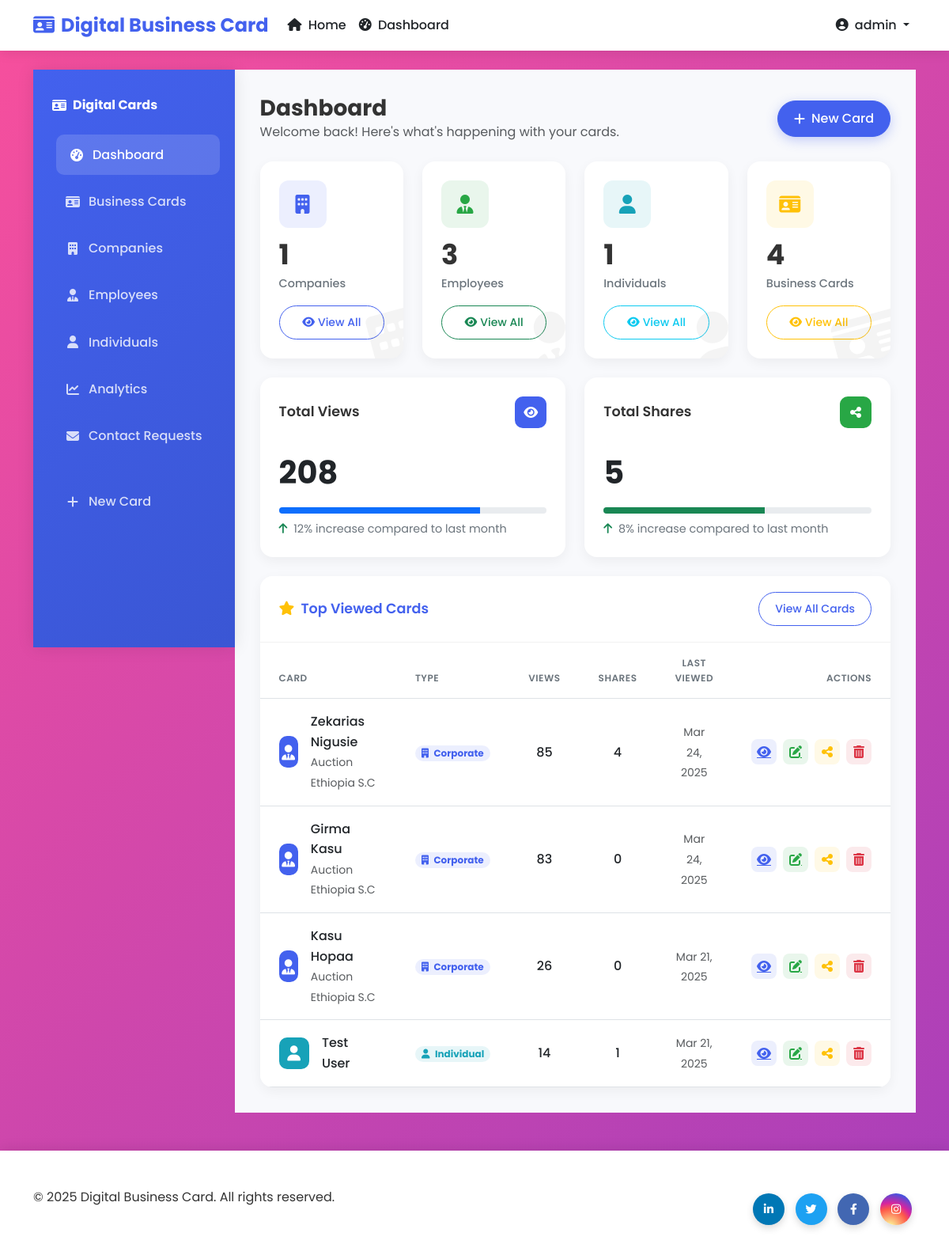
The app's page /dashboard/ (signed in), older data.
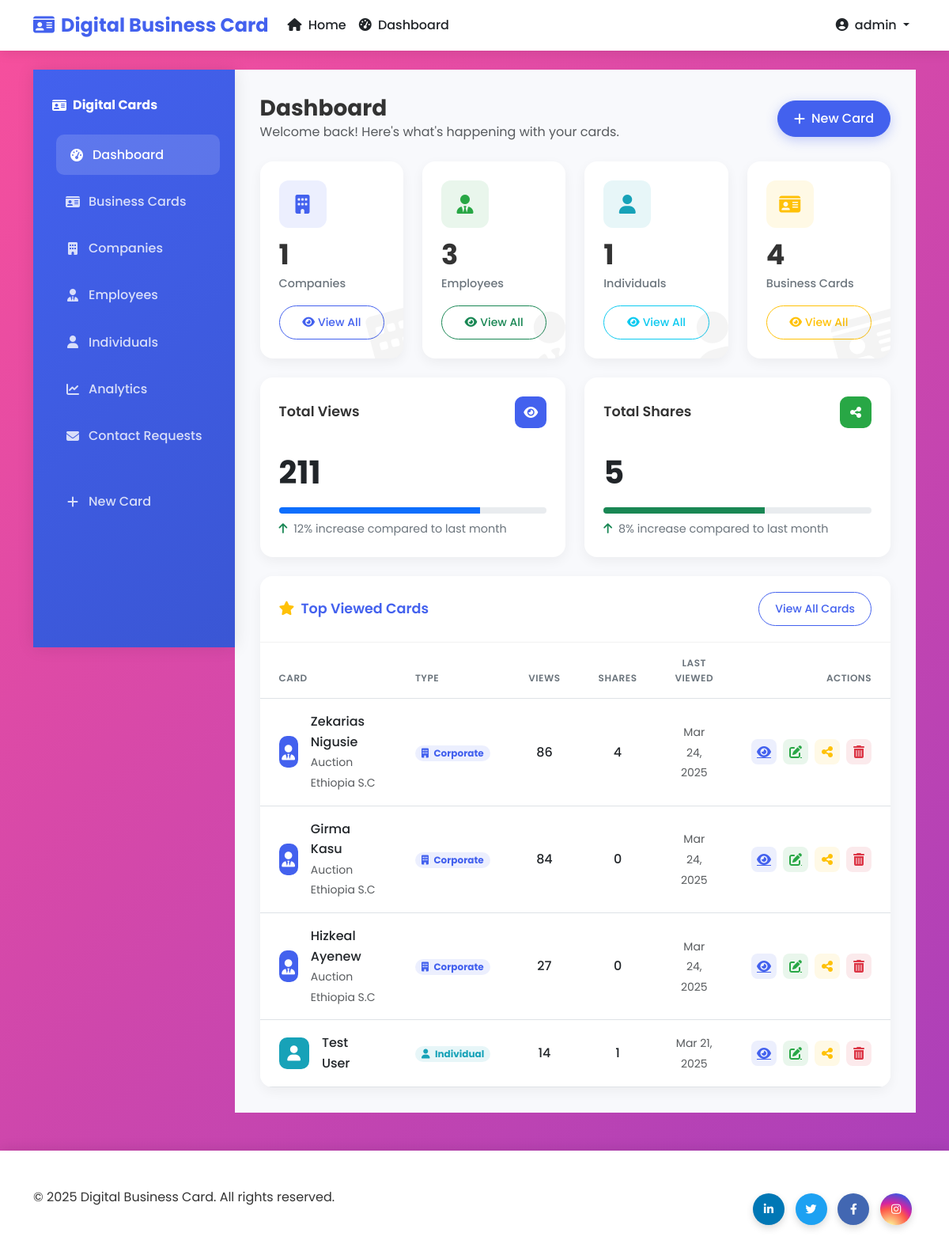
The same page, newer data.
### cards/models.py (models this page shows, shortened)
class BusinessCard(models.Model):
    THEME_CHOICES = [
        ('default', 'Default'),
        ('elegant', 'Elegant'),
        ('modern', 'Modern'),
    ]
    uuid = models.UUIDField(default=uuid.uuid4, editable=False, unique=True)
    employee = models.OneToOneField(Employee, on_delete=models.CASCADE, null=True, blank=True, related_name='business_card')
    individual_client = models.OneToOneField(IndividualClient, on_delete=models.CASCADE, null=True, blank=True, related_name='business_card')
    qr_code = models.ImageField(upload_to='qr_codes/', blank=True)
    views = models.PositiveIntegerField(default=0)
    shares = models.PositiveIntegerField(default=0)
    last_viewed = models.DateTimeField(auto_now=True)
    created_at = models.DateTimeField(auto_now_add=True)
    theme = models.CharField(max_length=20, choices=THEME_CHOICES, default='default')

class Employee(models.Model):
    company = models.ForeignKey(Company, on_delete=models.CASCADE, related_name='employees')
    name = models.CharField(max_length=100)
    job_title = models.CharField(max_length=100)
    phone = models.CharField(max_length=20)
    email = models.EmailField()
    profile_picture = models.ImageField(upload_to='employee_pics/', blank=True)
    linkedin = models.URLField(blank=True)
    twitter = models.URLField(blank=True)
    facebook = models.URLField(blank=True)
    instagram = models.URLField(blank=True)
    created_at = models.DateTimeField(auto_now_add=True)

class Company(models.Model):
    name = models.CharField(max_length=100)
    logo = models.ImageField(upload_to='company_logos/', blank=True)
    address = models.CharField(max_length=200, blank=True)
    phone = models.CharField(max_length=20, blank=True)
    email = models.EmailField(blank=True)
    website = models.URLField(blank=True)
    created_at = models.DateTimeField(auto_now_add=True)
    class Meta:
        verbose_name_plural = "Companies"

### cards/views.py (the view)
# urls.py: path('dashboard/', views.dashboard, name='dashboard'),
@login_required
def dashboard(request):
    total_companies = Company.objects.count()
    total_employees = Employee.objects.count()
    total_individuals = IndividualClient.objects.count()
    total_cards = BusinessCard.objects.count()
    total_views = BusinessCard.objects.aggregate(Sum('views'))['views__sum'] or 0
    total_shares = BusinessCard.objects.aggregate(Sum('shares'))['shares__sum'] or 0
    top_cards = BusinessCard.objects.order_by('-views')[:5]
    context = {
        'total_companies': total_companies,
        'total_employees': total_employees,
        'total_individuals': total_individuals,
        'total_cards': total_cards,
        'total_views': total_views,
        'total_shares': total_shares,
        'top_cards': top_cards,
    }
    return render(request, 'cards/dashboard.html', context)

### cards/templates/cards/dashboard.html (shortened to what the changed rows need)
{% extends 'cards/base.html' %}
{% block content %}
<div class="dashboard-wrapper">
    <div class="dashboard-content">
        <div class="d-flex justify-content-between align-items-center mb-4">
            <div>
                <h1 class="h3 mb-0 fw-bold">Dashboard</h1>
            </div>
        </div>
        <div class="row g-4 mb-4">
            <div class="col-md-6">
                <div class="analytics-card">
                    <div class="analytics-header">
                        <h5 class="analytics-title">Total Views</h5>
                        <div class="analytics-icon" style="background-color: #4361ee;">
                        </div>
                    </div>
                    <div class="analytics-value">{{ total_views }}</div>
                    <div class="progress mb-2" style="height: 8px;">
                        <div class="progress-bar bg-primary" role="progressbar" style="width: 75%" aria-valuenow="75" aria-valuemin="0" aria-valuemax="100"></div>
                    </div>
                    <div class="analytics-subtitle">
                        <i class="fas fa-arrow-up text-success me-1"></i>
                        <span>12% increase</span> compared to last month
                    </div>
                </div>
            </div>
        </div>
        <div class="row g-4">
            <div class="col-12">
                <div class="table-card">
                    <div class="table-responsive">
                        <table class="table mb-0">
                            <thead>
                                <tr>
                                    <th>CARD</th>
                                    <th>TYPE</th>
                                    <th class="text-center">VIEWS</th>
                                    <th class="text-center">SHARES</th>
                                    <th class="text-center">LAST VIEWED</th>
                                    <th class="text-end">ACTIONS</th>
                                </tr>
                            </thead>
                            <tbody>
                                {% for card in top_cards %}
                                <tr>
                                    <td>
                                        <div class="d-flex align-items-center">
                                            <div class="card-avatar me-3" style="background-color: {% if card.employee %}#4361ee{% else %}#17a2b8{% endif %}">
                                                {% if card.employee %}
                                                    <i class="fas fa-user-tie"></i>
                                                {% else %}
                                                    <i class="fas fa-user"></i>
                                                {% endif %}
                                            </div>
                                            <div>
                                                <div class="fw-medium">
                                                    {% if card.employee %}
                                                        {{ card.employee.name }}
                                                    {% else %}
                                                        {{ card.individual_client.name }}
                                                    {% endif %}
                                                </div>
                                                <small class="text-muted">
                                                    {% if card.employee %}
                                                        {{ card.employee.company.name }}
                                                    {% endif %}
                                                </small>
                                            </div>
                                        </div>
                                    </td>
                                    <td>
                                        <span class="badge {% if card.employee %}badge-soft-primary{% else %}badge-soft-info{% endif %} rounded-pill px-2 py-1">
                                            {% if card.employee %}
                                                <i class="fas fa-building me-1"></i> Corporate
                                            {% else %}
                                                <i class="fas fa-user me-1"></i> Individual
                                            {% endif %}
                                        </span>
                                    </td>
                                    <td class="text-center">
                                        <span class="fw-medium">{{ card.views }}</span>
                                    </td>
                                    <td class="text-center">
                                        <span class="fw-medium">{{ card.shares }}</span>
                                    </td>
                                    <td class="text-center">
                                        <small class="text-muted">{{ card.last_viewed|date:"M d, Y" }}</small>
                                    </td>
                                    <td>
                                        <div class="d-flex justify-content-end gap-2">
                                            <a href="{% url 'card_detail' card.uuid %}" class="btn-action" data-bs-toggle="tooltip" title="View">
                                                <i class="fas fa-eye"></i>
                                            </a>
                                            <a href="{% url 'card_edit' card.id %}" class="btn-action btn-action-success" data-bs-toggle="tooltip" title="Edit">
                                                <i class="fas fa-edit"></i>
                                            </a>
                                            <button class="btn-action btn-action-warning share-card-btn" data-card-uuid="{{ card.uuid }}" data-bs-toggle="tooltip" title="Share">
                                                <i class="fas fa-share-alt"></i>
                                            </button>
                                            <button class="btn-action btn-action-danger" data-bs-toggle="tooltip" title="Delete" onclick="confirmDelete('{% url 'card_delete' card.id %}')">
                                                <i class="fas fa-trash-alt"></i>
                                            </button>
                                        </div>
                                    </td>
                                </tr>
                                {% endfor %}
                            </tbody>
                        </table>
                    </div>
                </div>
            </div>
        </div>
    </div>
</div>
{% endblock %}

Row changes from the older to the newer data that the page shows:
changed BusinessCard "Zekarias Nigusie": views "85" → "86"
changed BusinessCard "Girma Kasu": views "83" → "84"
changed BusinessCard: employee.name "Kasu Hopaa" → "Hizkeal Ayenew"; views "26" → "27"; last_viewed "Mar 21, 2025" → "Mar 24, 2025"
Text that changed along with them:
{{ total_views }}: "208" → "211"
